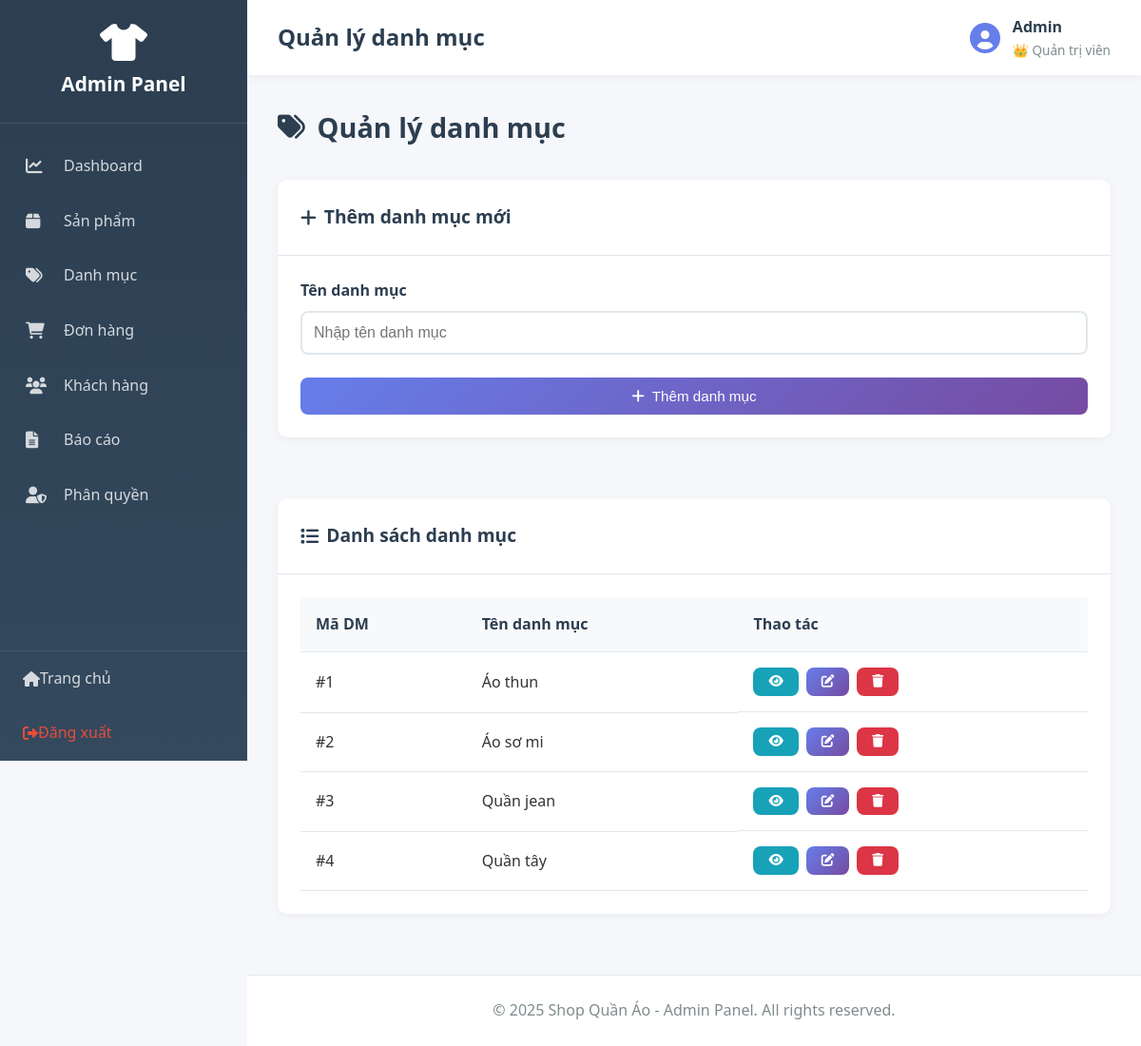
Page /admin/index.php?action=categories (signed in) on the committed database.
### tables this page shows
CREATE TABLE `nhanvien` (
  `MaNV` int(11) NOT NULL,
  `HoTen` varchar(100) DEFAULT NULL,
  `TenDangNhap` varchar(50) DEFAULT NULL,
  `MatKhau` varchar(255) DEFAULT NULL,
  `Email` varchar(100) DEFAULT NULL,
  `SoDienThoai` varchar(15) DEFAULT NULL,
  `MaVaiTro` int(11) DEFAULT NULL,
  `TrangThai` varchar(20) DEFAULT 'active'
);

CREATE TABLE `vaitro` (
  `MaVaiTro` int(11) NOT NULL,
  `TenVaiTro` varchar(50) DEFAULT NULL,
  `QuyenHan` enum('ToanQuyen','NhapXuat','XemBanHang') DEFAULT NULL
);

CREATE TABLE `danhmuc` (
  `MaDM` int(11) NOT NULL,
  `TenDM` varchar(100) DEFAULT NULL
);

### app/controllers/AdminController.php (called while the page is built, shortened)
<?php
require_once __DIR__ . '/../../core/Controller.php';
class AdminController extends Controller {
    public function categories() {
        $categoryModel = $this->model('Category');
        $categories = $categoryModel->getAllCategories();
        $data = [
            'page_title' => 'Quản lý danh mục',
            'categories' => $categories
        ];
        $this->view('admin/categories', $data);
    }
}
?>

### core/Model.php (called while the page is built, shortened)
<?php
class Model {
    protected $db;
    public function __construct() {
        $this->db = $this->connectDB();
    }
    private function connectDB() {
        $conn = new mysqli(DB_HOST, DB_USER, DB_PASS, DB_NAME);
        $conn->set_charset("utf8mb4");
        return $conn;
    }
    public function query($sql) {
        return $this->db->query($sql);
    }
}
?>

### app/models/Admin.php (called while the page is built, shortened)
<?php
require_once __DIR__ . '/../../core/Model.php';
class Admin extends Model {
    public function isLoggedIn() {
        return isset($_SESSION['admin_id']) && isset($_SESSION['admin_role']);
    }
    public function getCurrentAdmin() {
        $adminId = intval($_SESSION['admin_id']);
        $sql = "SELECT nv.*, vt.TenVaiTro, vt.QuyenHan
                FROM nhanvien nv
                LEFT JOIN vaitro vt ON nv.MaVaiTro = vt.MaVaiTro
                WHERE nv.MaNV = {$adminId}";
        $result = $this->query($sql);
        if ($result && $result->num_rows > 0) {
            return $result->fetch_assoc();
        }
        return null;
    }
}
?>

### app/models/Category.php (called while the page is built, shortened)
<?php
require_once __DIR__ . '/../../core/Model.php';
class Category extends Model {
    public function getAllCategories() {
        $sql = "SELECT * FROM danhmuc ORDER BY MaDM";
        $result = $this->query($sql);
        if ($result) {
            return $result->fetch_all(MYSQLI_ASSOC);
        }
        return [];
    }
}
?>

### app/views/admin/categories.php (the view, shortened to what this page needs)
<?php require_once __DIR__ . '/../layouts/admin_header.php'; ?>
<div class="page-header">
    <h2><i class="fas fa-tags"></i> Quản lý danh mục</h2>
</div>
<div class="admin-grid">
    <div class="admin-card">
        <div class="card-header">
            <h3><i class="fas fa-plus"></i> Thêm danh mục mới</h3>
        </div>
        <div class="card-body">
            <form method="POST" action="" class="admin-form">
                <div class="form-group">
                    <label for="ten_dm">Tên danh mục</label>
                    <input type="text"
                           id="ten_dm"
                           name="ten_dm"
                           class="form-control"
                           placeholder="Nhập tên danh mục"
                           required>
                </div>
                <button type="submit" name="add_category" class="btn btn-primary btn-block">
                    <i class="fas fa-plus"></i> Thêm danh mục
                </button>
            </form>
        </div>
    </div>
    <div class="admin-card">
        <div class="card-header">
            <h3><i class="fas fa-list"></i> Danh sách danh mục</h3>
        </div>
        <div class="card-body">
            <?php if (!empty($categories)): ?>
            <table class="data-table">
                <thead>
                    <tr>
                        <th>Mã DM</th>
                        <th>Tên danh mục</th>
                        <th>Thao tác</th>
                    </tr>
                </thead>
                <tbody>
                    <?php foreach ($categories as $category): ?>
                    <tr id="cat-<?php echo $category['MaDM']; ?>">
                        <td>#<?php echo $category['MaDM']; ?></td>
                        <td>
                            <span class="cat-name"><?php echo htmlspecialchars($category['TenDM']); ?></span>
                        </td>
                        <td class="actions">
                            <a href="../public/index.php?category=<?php echo $category['MaDM']; ?>"
                               class="btn btn-sm btn-info"
                               title="Xem sản phẩm"
                               target="_blank">
                                <i class="fas fa-eye"></i>
                            </a>
                            <button onclick="editCategory(<?php echo $category['MaDM']; ?>)"
                                    class="btn btn-sm btn-primary btn-edit"
                                    title="Sửa">
                                <i class="fas fa-edit"></i>
                            </button>
                            <a href="index.php?action=categories&delete=<?php echo $category['MaDM']; ?>"
                               class="btn btn-sm btn-danger btn-delete"
                               title="Xóa"
                               onclick="return confirm('Bạn có chắc muốn xóa danh mục này?')">
                                <i class="fas fa-trash"></i>
                            </a>
                        </td>
                    </tr>
                    <?php endforeach; ?>
                </tbody>
            </table>
            <?php else: ?>
            <p class="text-center text-muted">Chưa có danh mục nào</p>
            <?php endif; ?>
        </div>
    </div>
</div>
<?php require_once __DIR__ . '/../layouts/admin_footer.php'; ?>

### app/views/layouts/admin_header.php (shortened to what this page needs)
<!DOCTYPE html>
<html lang="vi">
<head>
    <link rel="stylesheet" href="../public/css/admin.css">
    <link rel="stylesheet" href="https://cdnjs.cloudflare.com/ajax/libs/font-awesome/6.0.0/css/all.min.css">
</head>
<body class="admin-panel">
    <?php
    require_once __DIR__ . '/../../models/Admin.php';
    $adminModel = new Admin();
    $currentAdmin = $adminModel->getCurrentAdmin();
    ?>
    <aside class="admin-sidebar">
        <div class="sidebar-header">
            <i class="fas fa-tshirt"></i>
            <h2>Admin Panel</h2>
        </div>
        <nav class="sidebar-nav">
            <a href="index.php?action=dashboard" class="nav-item">
                <i class="fas fa-chart-line"></i>
                <span>Dashboard</span>
            </a>
            <a href="index.php?action=products" class="nav-item">
                <i class="fas fa-box"></i>
                <span>Sản phẩm</span>
            </a>
            <a href="index.php?action=categories" class="nav-item">
                <i class="fas fa-tags"></i>
                <span>Danh mục</span>
            </a>
            <a href="index.php?action=orders" class="nav-item">
                <i class="fas fa-shopping-cart"></i>
                <span>Đơn hàng</span>
            </a>
            <a href="index.php?action=customers" class="nav-item">
                <i class="fas fa-users"></i>
                <span>Khách hàng</span>
            </a>
            <a href="index.php?action=reports" class="nav-item">
                <i class="fas fa-file-alt"></i>
                <span>Báo cáo</span>
            </a>
            <?php if (isset($_SESSION['admin_permission']) && $_SESSION['admin_permission'] == 'ToanQuyen'): ?>
            <a href="index.php?action=users" class="nav-item">
                <i class="fas fa-user-shield"></i>
                <span>Phân quyền</span>
            </a>
            <?php endif; ?>
        </nav>
        <div class="sidebar-footer">
            <a href="../public/index.php" class="nav-item">
                <i class="fas fa-home"></i>
                <span>Trang chủ</span>
            </a>
            <a href="index.php?action=logout" class="nav-item logout">
                <i class="fas fa-sign-out-alt"></i>
                <span>Đăng xuất</span>
            </a>
        </div>
    </aside>
    <div class="admin-main">
        <header class="admin-topbar">
            <div class="topbar-left">
                <h1><?php echo $page_title ?? 'Admin Panel'; ?></h1>
            </div>
            <div class="topbar-right">
                <div class="admin-info">
                    <i class="fas fa-user-circle fa-2x"></i>
                    <div>
                        <strong><?php echo $currentAdmin['HoTen'] ?? 'Admin'; ?></strong>
                        <small>
                            <?php
                            $roleName = $currentAdmin['TenVaiTro'] ?? $_SESSION['admin_role'] ?? 'Nhân viên';
                            $permission = $currentAdmin['QuyenHan'] ?? $_SESSION['admin_permission'] ?? '';
                            $roleIcons = [
                                'ToanQuyen' => '👑',
                                'NhapXuat' => '📦',
                                'XemBanHang' => '👤'
                            ];
                            echo ($roleIcons[$permission] ?? '👤') . ' ' . htmlspecialchars($roleName);
                            ?>
                        </small>
                    </div>
                </div>
            </div>
        </header>
        <main class="admin-content">

### public/css/admin.css (style rules this page uses)
* { margin: 0; padding: 0; box-sizing: border-box; }
body { font-family: 'Segoe UI', Tahoma, Geneva, Verdana, sans-serif; line-height: 1.6; color: #333; background-color: #f5f7fa; }
.admin-panel { display: flex; min-height: 100vh; }
.admin-sidebar { width: 260px; background: linear-gradient(180deg, #2c3e50 0%, #34495e 100%); color: white; position: fixed; height: 100vh; overflow-y: auto; z-index: 1000; }
.sidebar-header { padding: 1.5rem; text-align: center; border-bottom: 1px solid rgba(255,255,255,0.1); }
.sidebar-header i { font-size: 2.5rem; margin-bottom: 0.5rem; }
.sidebar-header h2 { font-size: 1.3rem; margin: 0; }
.sidebar-nav { padding: 1rem 0; }
.sidebar-nav .nav-item { display: flex; align-items: center; padding: 1rem 1.5rem; color: rgba(255,255,255,0.8); text-decoration: none; transition: all 0.3s; border-left: 3px solid transparent; }
.sidebar-nav .nav-item i { width: 24px; margin-right: 1rem; font-size: 1.1rem; }
.sidebar-footer { position: absolute; bottom: 0; width: 100%; border-top: 1px solid rgba(255,255,255,0.1); }
.sidebar-footer .nav-item { display: flex; align-items: center; padding: 1rem 1.5rem; color: rgba(255,255,255,0.8); text-decoration: none; transition: all 0.3s; }
.sidebar-footer .nav-item.logout { color: #e74c3c; }
.admin-main { margin-left: 260px; flex: 1; display: flex; flex-direction: column; min-height: 100vh; }
.admin-topbar { background: white; padding: 1rem 2rem; box-shadow: 0 2px 10px rgba(0,0,0,0.05); display: flex; justify-content: space-between; align-items: center; }
.topbar-left h1 { font-size: 1.5rem; color: #2c3e50; margin: 0; }
.topbar-right { display: flex; align-items: center; gap: 1.5rem; }
.admin-info { display: flex; align-items: center; gap: 0.8rem; }
.admin-info i { color: #667eea; }
.admin-info strong { display: block; color: #2c3e50; }
.admin-info small { display: block; color: #7f8c8d; font-size: 0.85rem; }
.admin-content { flex: 1; padding: 2rem; }
.page-header { display: flex; justify-content: space-between; align-items: center; margin-bottom: 2rem; }
.page-header h2 { font-size: 1.8rem; color: #2c3e50; display: flex; align-items: center; gap: 0.8rem; }
.admin-card { background: white; border-radius: 10px; box-shadow: 0 2px 10px rgba(0,0,0,0.05); margin-bottom: 2rem; }
.admin-card .card-header { padding: 1.5rem; border-bottom: 1px solid #e1e8ed; display: flex; justify-content: space-between; align-items: center; }
.admin-card .card-header h3 { margin: 0; font-size: 1.2rem; color: #2c3e50; display: flex; align-items: center; gap: 0.5rem; }
.admin-card .card-body { padding: 1.5rem; }
.admin-grid { display: grid; grid-template-columns: repeat(auto-fit, minmax(450px, 1fr)); gap: 2rem; }
.data-table { width: 100%; border-collapse: collapse; }
.data-table thead { background: #f8f9fa; }
.data-table th, .data-table td { padding: 1rem; text-align: left; border-bottom: 1px solid #e1e8ed; }
.data-table th { font-weight: 600; color: #2c3e50; }
.data-table .actions { display: flex; gap: 0.5rem; }
.btn { display: inline-flex; align-items: center; gap: 0.5rem; padding: 0.7rem 1.3rem; border: none; border-radius: 8px; font-size: 0.95rem; font-weight: 500; cursor: pointer; text-decoration: none; transition: all 0.3s; }
.btn-primary { background: linear-gradient(135deg, #667eea 0%, #764ba2 100%); color: white; }
.btn-danger { background-color: #dc3545; color: white; }
.btn-info { background-color: #17a2b8; color: white; }
.btn-sm { padding: 0.5rem 1rem; font-size: 0.85rem; }
.btn-block { width: 100%; justify-content: center; }
.admin-form .form-group { margin-bottom: 1.5rem; }
.admin-form label { display: block; margin-bottom: 0.5rem; font-weight: 600; color: #2c3e50; }
.admin-form .form-control { width: 100%; padding: 0.75rem; border: 2px solid #e1e8ed; border-radius: 8px; font-size: 1rem; transition: all 0.3s; }

### rows in the picture
nhanvien: HoTen "Admin", MaVaiTro.QuyenHan "👑", MaVaiTro.TenVaiTro "Quản trị viên"
danhmuc: MaDM "1", TenDM "Áo thun"
danhmuc: MaDM "2", TenDM "Áo sơ mi"
danhmuc: MaDM "3", TenDM "Quần jean"
danhmuc: MaDM "4", TenDM "Quần tây"

### other values in the picture
$page_title "Quản lý danh mục"
